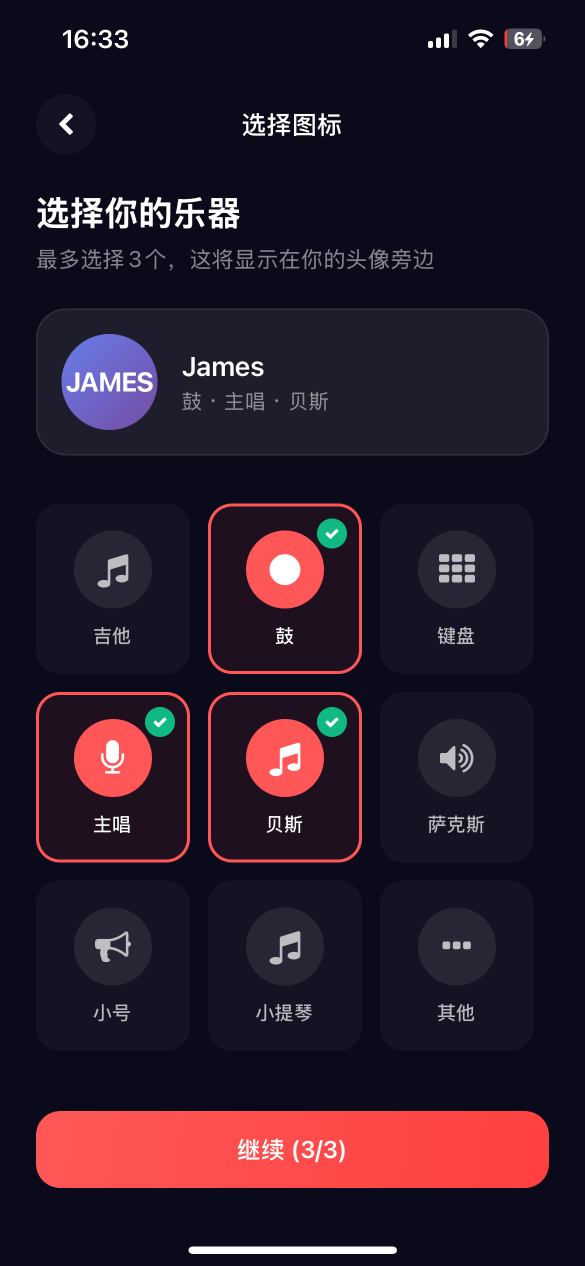
#> input picture screenshots/IMG_9516.PNG, 1170 x 2532 px (shown at 1/2 size); its folder holds only this picture in this run
$ python resize_screenshots.py
#> lines starting #> are read from the running program, lines starting #| are printed output that depends on the picture
#!/usr/bin/env python3
"""
App Store 截图尺寸调整脚本
将截图调整为 App Store 要求的各种尺寸
"""

import os
from PIL import Image, ImageDraw, ImageFont
import sys

# App Store 要求的截图尺寸（宽 x 高）
REQUIRED_SIZES = {
    'iphone_67_portrait': (1242, 2688),   # iPhone 6.7" 竖屏 (14/15/16 Pro Max)
    'iphone_67_landscape': (2688, 1242),  # iPhone 6.7" 横屏
    'iphone_65_portrait': (1284, 2778),    # iPhone 6.5" 竖屏 (11 Pro Max, XS Max)
    'iphone_65_landscape': (2778, 1284),   # iPhone 6.5" 横屏
}

def resize_with_padding(image, target_size, background_color=(0, 0, 0)):
    """
    调整图片尺寸，保持宽高比，用背景色填充空白
    """
    target_width, target_height = target_size
    original_width, original_height = image.size

    # 计算缩放比例，确保图片能完全放入目标尺寸
    scale = min(target_width / original_width, target_height / original_height)

    # 计算新尺寸
    new_width = int(original_width * scale)
    new_height = int(original_height * scale)

    # 缩放图片
    resized_image = image.resize((new_width, new_height), Image.Resampling.LANCZOS)

    # 创建目标尺寸的画布
    canvas = Image.new('RGB', target_size, background_color)

    # 计算居中位置
    x_offset = (target_width - new_width) // 2
    y_offset = (target_height - new_height) // 2

    # 如果是 RGBA 模式，需要处理透明背景
    if resized_image.mode == 'RGBA':
        canvas.paste(resized_image, (x_offset, y_offset), resized_image)
    else:
        canvas.paste(resized_image, (x_offset, y_offset))

    return canvas

# [30 lines left out: function resize_with_crop, not called in this run]

def process_screenshots(input_dir='.', output_dir='resized', method='padding', background_color=(26, 26, 46)):
    """
    处理截图文件夹中的所有图片

    Args:
        input_dir: 输入文件夹路径
        output_dir: 输出文件夹路径
        method: 'padding' 或 'crop'
        background_color: 填充背景色 (RGB)
    """
#> called with input_dir = '.', output_dir = 'resized', method = 'padding', background_color = (26, 26, 46)
    # 创建输出文件夹
    os.makedirs(output_dir, exist_ok=True)

    # 获取所有图片文件
    image_extensions = ('.png', '.jpg', '.jpeg', '.PNG', '.JPG', '.JPEG')
    image_files = [f for f in os.listdir(input_dir)
                   if f.endswith(image_extensions) and not f.startswith('.')]

    if not image_files:
        print(f"❌ 在 {input_dir} 中没有找到图片文件")
        return

    print(f"📸 找到 {len(image_files)} 张图片")
    print(f"📁 输出目录: {output_dir}")
    print(f"🎨 处理方式: {method}")
    print("-" * 50)

    for image_file in image_files:
        input_path = os.path.join(input_dir, image_file)
        base_name = os.path.splitext(image_file)[0]

        try:
            # 打开图片
            image = Image.open(input_path)
#> image is the input picture: PIL image 1170x2532 RGB; mean R, G, B 40.5, 26.5, 41.2
            print(f"\n处理: {image_file}")
            print(f"  原始尺寸: {image.size[0]} x {image.size[1]}")
#|   原始尺寸: 1170 x 2532

            # 为每种尺寸生成图片
            for size_name, target_size in REQUIRED_SIZES.items():
                if method == 'padding':
                    resized = resize_with_padding(image, target_size, background_color)
                else:
                    resized = resize_with_crop(image, target_size)

                # 生成输出文件名
                output_filename = f"{base_name}_{size_name}.png"
                output_path = os.path.join(output_dir, output_filename)

                # 保存
                resized.save(output_path, 'PNG', quality=95)
                print(f"  ✅ {size_name}: {target_size[0]} x {target_size[1]} → {output_filename}")
#> this loop made 4 passes
#> pass 1, in resize_with_padding, `canvas = Image.new('RGB', target_size, background_color)`:
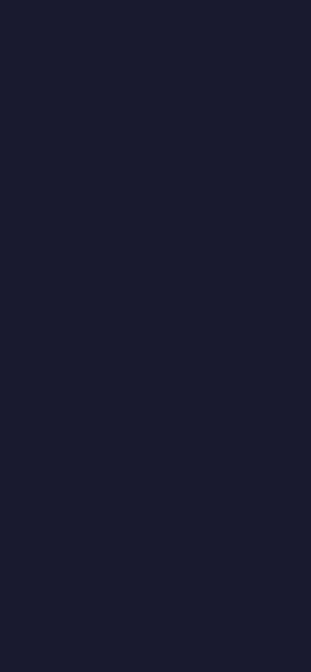
#> canvas: PIL image 1242x2688 RGB (shown at 1/4 size); mean R, G, B 26, 26, 46
#> pass 2, in resize_with_padding (call 2), `resized_image = image.resize((new_width, new_height), Image.Resampling..`:
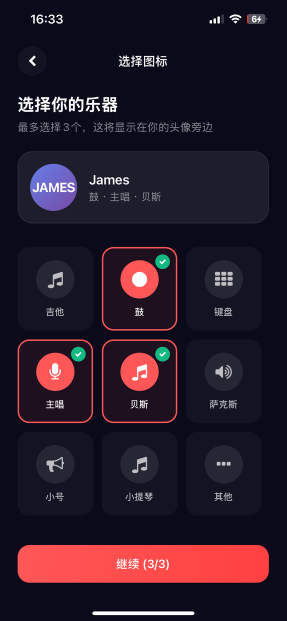
#> resized_image: PIL image 573x1242 RGB (shown at 1/2 size); mean R, G, B 40.4, 26.5, 41.2
#> after the loop:
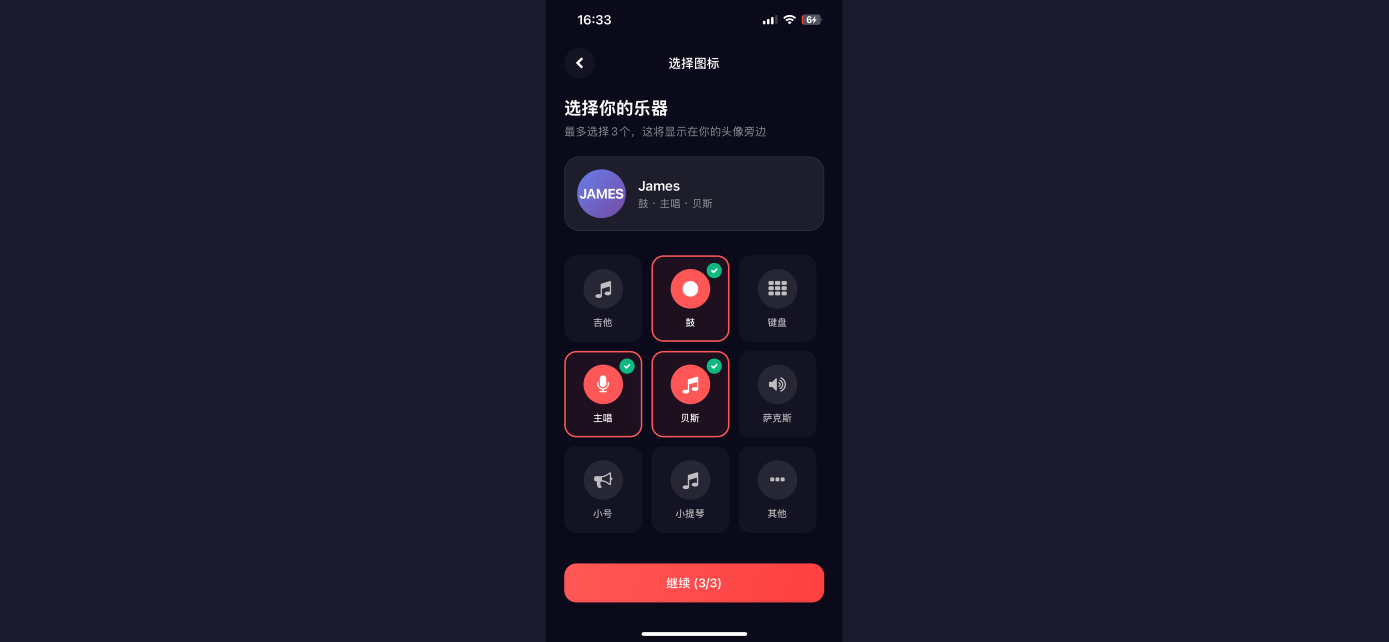
#> resized: PIL image 2778x1284 RGB (shown at 1/2 size); mean R, G, B 29.1, 26.1, 45

        except Exception as e:
            print(f"  ❌ 处理 {image_file} 时出错: {e}")

    print("\n" + "=" * 50)
    print(f"✅ 完成！所有图片已保存到 {output_dir}/")
#| ✅ 完成！所有图片已保存到 resized/
    print(f"\n📋 生成的文件:")
    for size_name, size in REQUIRED_SIZES.items():
        print(f"   - {size_name}: {size[0]} x {size[1]}")

if __name__ == '__main__':
    import argparse

    parser = argparse.ArgumentParser(description='调整 App Store 截图尺寸')
    parser.add_argument('--input', '-i', default='.',
                       help='输入文件夹路径 (默认: 当前目录)')
    parser.add_argument('--output', '-o', default='resized',
                       help='输出文件夹路径 (默认: resized)')
    parser.add_argument('--method', '-m', choices=['padding', 'crop'], default='padding',
                       help='调整方式: padding=填充背景, crop=裁剪 (默认: padding)')
    parser.add_argument('--bg-color', '-b', nargs=3, type=int, default=[26, 26, 46],
                       metavar=('R', 'G', 'B'),
                       help='背景色 RGB (默认: 26 26 46 - 深色主题)')

    args = parser.parse_args()

    # 检查 PIL 是否安装
    try:
        from PIL import Image
    except ImportError:
        print("❌ 需要安装 Pillow 库")
        print("   运行: pip install Pillow")
        sys.exit(1)

    process_screenshots(
        input_dir=args.input,
        output_dir=args.output,
        method=args.method,
        background_color=tuple(args.bg_color)
    )

$ run again, on screenshots/IMG_9521.PNG
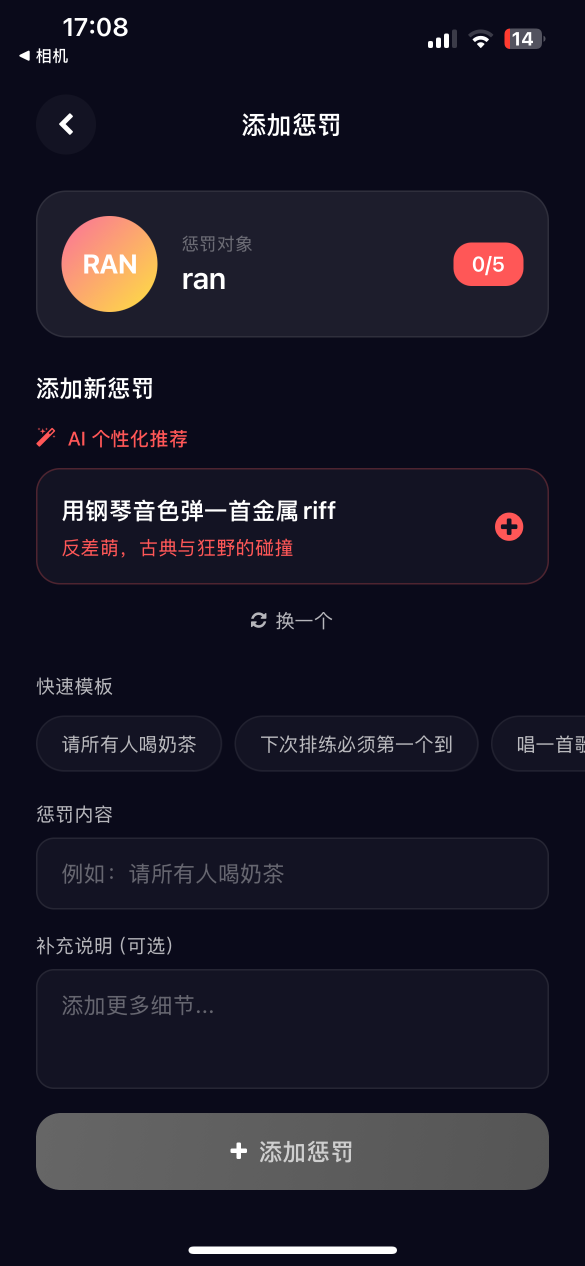
#> input picture screenshots/IMG_9521.PNG, 1170 x 2532 px (shown at 1/2 size)
#> in process_screenshots, image is the input picture: PIL image 1170x2532 RGB; mean R, G, B 26.5, 24.5, 38.5
#|   原始尺寸: 1170 x 2532
#> the loop in process_screenshots, `for size_name, target_size in REQUIRED_SIZES.items():` made 4 passes
#> pass 2, in resize_with_padding (call 2), `resized_image = image.resize((new_width, new_height), Image.Resampling..`:
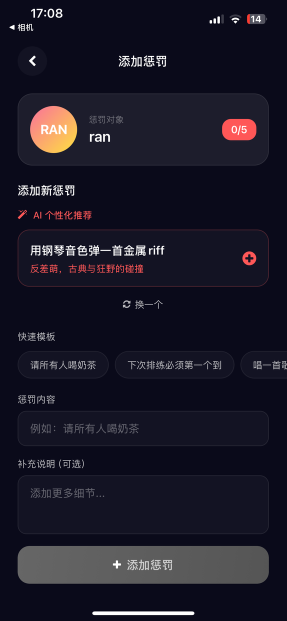
#> resized_image: PIL image 573x1242 RGB (shown at 1/2 size); mean R, G, B 26.5, 24.5, 38.4
#> after the loop in process_screenshots, `for size_name, target_size in REQUIRED_SIZES.items():`:
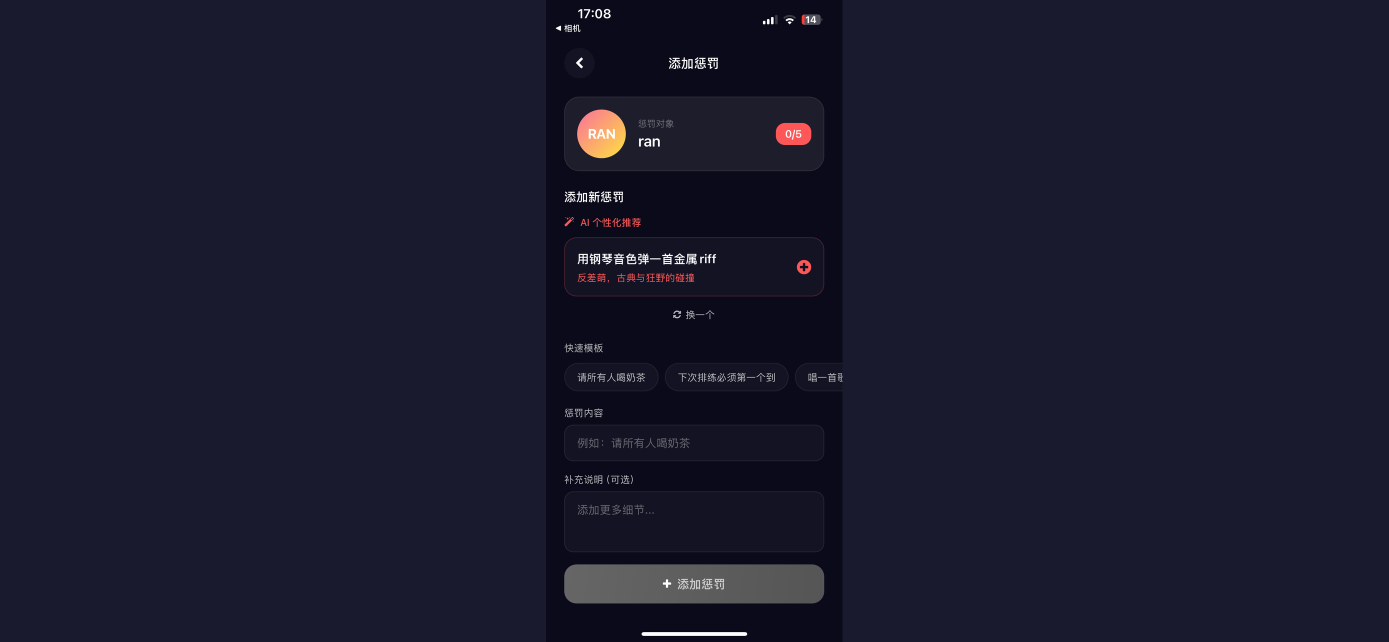
#> resized: PIL image 2778x1284 RGB (shown at 1/2 size); mean R, G, B 26.1, 25.7, 44.4
#| ✅ 完成！所有图片已保存到 resized/

$ run again, on screenshots/IMG_9522.PNG
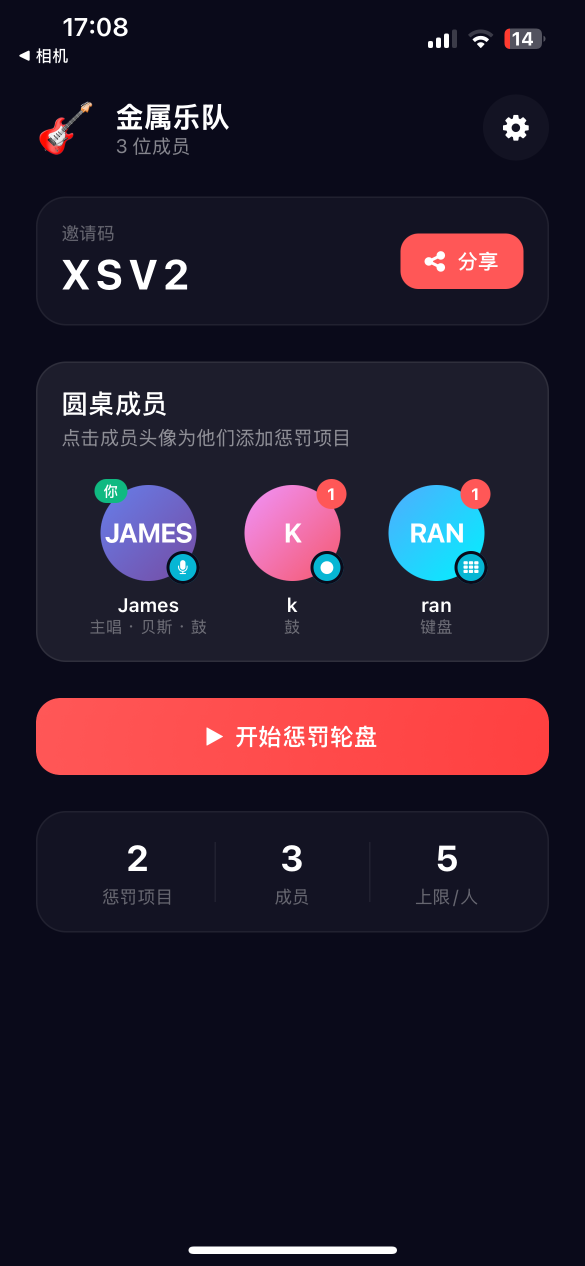
#> input picture screenshots/IMG_9522.PNG, 1170 x 2532 px (shown at 1/2 size)
#> in process_screenshots, image is the input picture: PIL image 1170x2532 RGB; mean R, G, B 37.7, 27.4, 43.2
#|   原始尺寸: 1170 x 2532
#> the loop in process_screenshots, `for size_name, target_size in REQUIRED_SIZES.items():` made 4 passes
#> pass 2, in resize_with_padding (call 2), `resized_image = image.resize((new_width, new_height), Image.Resampling..`:
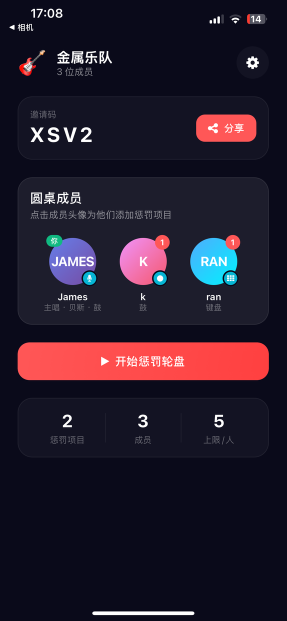
#> resized_image: PIL image 573x1242 RGB (shown at 1/2 size); mean R, G, B 37.6, 27.3, 43.2
#> after the loop in process_screenshots, `for size_name, target_size in REQUIRED_SIZES.items():`:
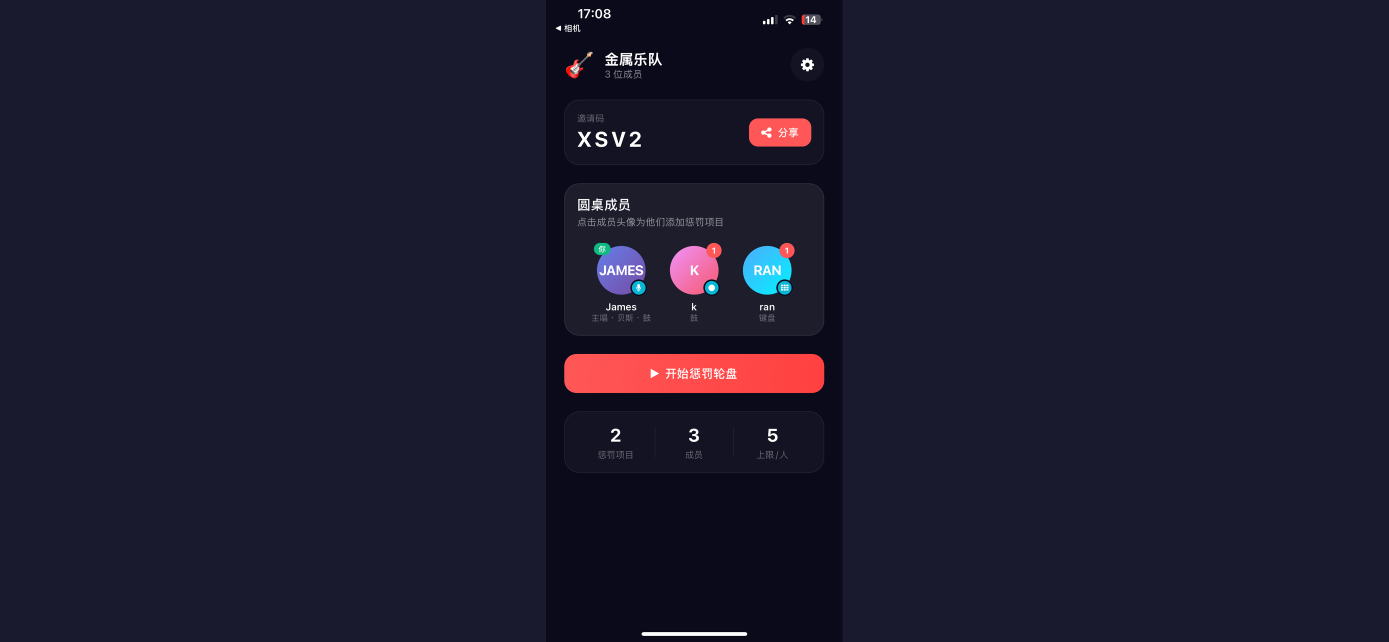
#> resized: PIL image 2778x1284 RGB (shown at 1/2 size); mean R, G, B 28.5, 26.3, 45.4
#| ✅ 完成！所有图片已保存到 resized/
